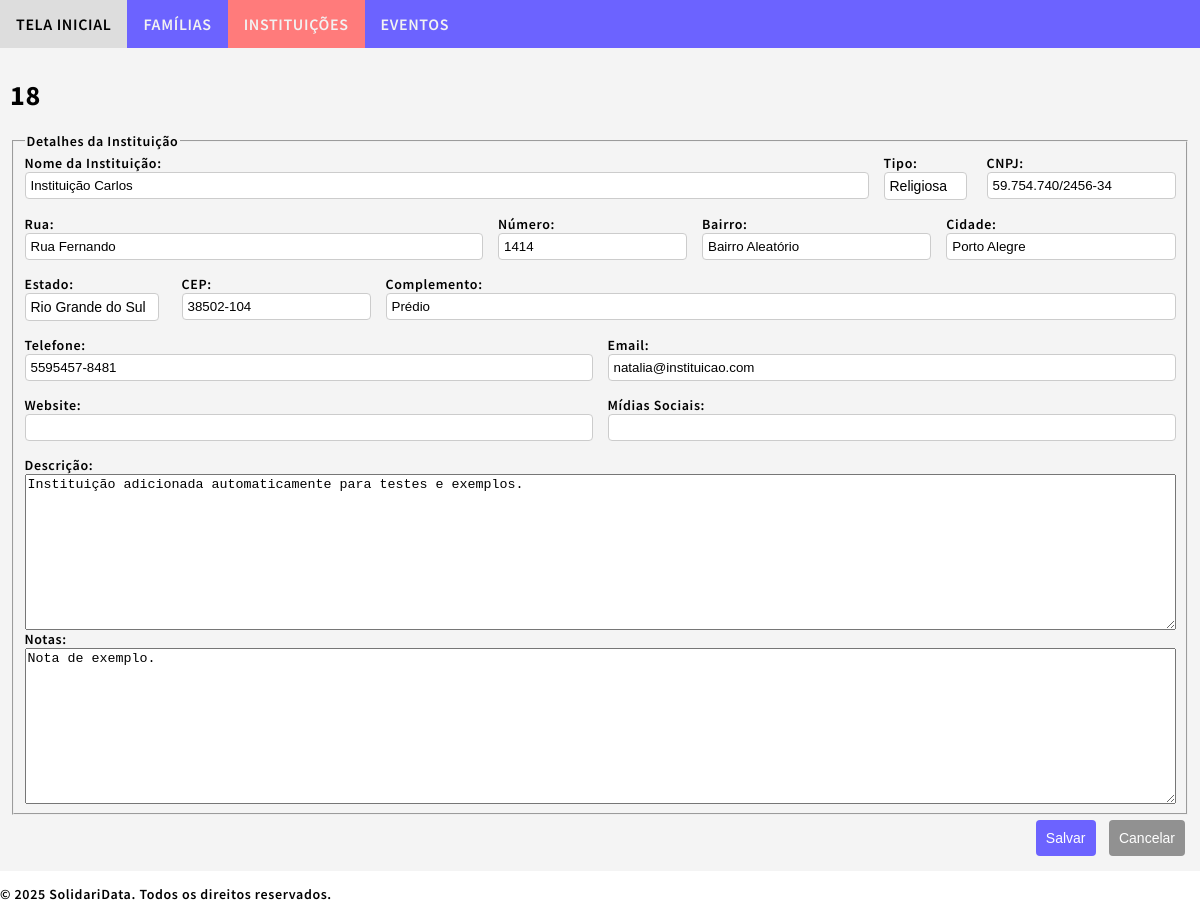
The page /sdata/institutions/18/update/ on the database its author committed.
### sdata/models.py (models this page shows, shortened)
class Institution(models.Model):
    institution_id = models.AutoField(primary_key=True)
    institution_name = models.CharField(max_length=100, db_index=True)
    institution_type = models.CharField(max_length=11, choices=[('comunitária', 'Comunitária'), ('privada', 'Privada'), ('pública', 'Pública'), ('religiosa', 'Religiosa'), ('outra', 'Outra')], blank=True)
    institution_cnpj = models.CharField(max_length=18, unique=True, blank=True)
    institution_address_street = models.CharField(max_length=65)
    institution_address_number = models.CharField(max_length=10)
    institution_address_neighborhood = models.CharField(max_length=65)
    institution_address_city = models.CharField(max_length=65)
    institution_address_state = models.CharField(max_length=2, choices=Family.BRAZILIAN_STATES, blank=True, default='SP')
    institution_address_zipcode = models.CharField(max_length=10, blank=True)
    institution_address_complement = models.CharField(max_length=255, blank=True)
    institution_phone = models.CharField(max_length=15, blank=True)
    institution_email = models.EmailField(blank=True)
    institution_website = models.URLField(blank=True)
    institution_social_media = models.CharField(max_length=255, blank=True)
    institution_description = models.TextField(blank=True)
    institution_note = models.TextField(blank=True)
    institution_created = models.DateTimeField(auto_now_add=True)
    institution_updated = models.DateTimeField(auto_now=True)

### sdata/views.py (the view)
# urls.py: path('sdata/institutions/<int:pk>/update/', views.institution_update, name='institution_update'),
def institution_update(request, pk):
    institution = get_object_or_404(Institution, pk=pk)
    if request.method == "POST":
        institution_form = InstitutionForm(request.POST, instance=institution)
        if institution_form.is_valid():
            institution_form.save()
            return redirect('institution_detail', pk=institution.pk)
    else:
        institution_form = InstitutionForm(instance=institution)
    return render(request, 'sdata/institution_form.html', {
        'form': institution_form,
    })

### sdata/templates/sdata/institution_form.html (shortened to what this page needs)
{% extends "sdata/base.html" %}
{% block content %}
<h1>{{ form.instance.pk|default:"Cadastro de instituição" }}</h1>
<form method="post" class="form-container">
    <fieldset>
        <legend>Detalhes da Instituição</legend>
        <div class="form-row">
            <div class="form-group">
                <label for="institution_name">Nome da Instituição:</label>
                {{ form.institution_name }}
            </div>
            <div class="form-group-1">
                <label for="institution_type">Tipo:</label>
                {{ form.institution_type }}
            </div>
            <div class="form-group-1">
                <label for="institution_cnpj">CNPJ:</label>
                {{ form.institution_cnpj }}
            </div>
        </div>
        <div class="form-row">
            <div class="form-group-2">
                <label for="institution_address_street">Rua:</label>
                {{ form.institution_address_street }}
            </div>
            <div class="form-group-1">
                <label for="institution_address_number">Número:</label>
                {{ form.institution_address_number }}
            </div>
            <div class="form-group">
                <label for="institution_address_neighborhood">Bairro:</label>
                {{ form.institution_address_neighborhood }}
            </div>
            <div class="form-group">
                <label for="institution_address_city">Cidade:</label>
                {{ form.institution_address_city }}
            </div>
        </div>
        <div class="form-row">
            <div class="form-group-1">
                <label for="institution_address_state">Estado:</label>
                {{ form.institution_address_state }}
            </div>
            <div class="form-group-1">
                <label for="institution_address_zipcode">CEP:</label>
                {{ form.institution_address_zipcode }}
            </div>
            <div class="form-group">
                <label for="institution_address_complement">Complemento:</label>
                {{ form.institution_address_complement }}
            </div>
        </div>
        <div class="form-row">
            <div class="form-group">
                <label for="institution_phone">Telefone:</label>
                {{ form.institution_phone }}
            </div>
            <div class="form-group">
                <label for="institution_email">Email:</label>
                {{ form.institution_email }}
            </div>
        </div>
        <div class="form-row">
            <div class="form-group">
                <label for="institution_website">Website:</label>
                {{ form.institution_website }}
            </div>
            <div class="form-group">
                <label for="institution_social_media">Mídias Sociais:</label>
                {{ form.institution_social_media }}
            </div>
        </div>
        <div class="form-group">
            <label for="institution_description">Descrição:</label>
            {{ form.institution_description }}
        </div>
        <div class="form-group">
            <label for="institution_note">Notas:</label>
            {{ form.institution_note }}
        </div>
    </fieldset>
    <div class="form-actions">
        <button type="submit" class="btn-primary">Salvar</button>
        <button type="button" class="btn-secondary" onclick="window.location.href='{% url "institution_list" %}'">Cancelar</button>
    </div>
</form>
{% endblock %}

### sdata/static/sdata/styles.css (style rules this page uses)
body { margin:0; font: 600 14px 'Source Sans Pro', sans-serif; letter-spacing: 0.64px; color: #000000; }
.form-row { display: flex; gap: 15px; margin-bottom: 15px; }
.form-group { flex: 1; display: flex; flex-direction: column; }
.form-group-1 { flex: initial; display: flex; flex-direction: column; }
.form-group-2 { flex: 2; display: flex; flex-direction: column; }
input { width: auto; padding: 5px; border: 1px solid #ccc; border-radius: 4px; }
button { display: inline-block; padding: 10px 10px; margin: 5px 5px; border: none; border-radius: 4px; font-size: 14px; cursor: pointer; transition: 0.5s; }
button.btn-primary { background-color: #6c63ff; color: #fff; }
button.btn-secondary { background-color: #919191; color: #fff; }
select { border: 1px solid #ccc; padding: 5px; border-radius: 4px; font-size: 14px; width: 95%; box-sizing: border-box; background-color: #fff; appearance: none; }
.form-actions { text-align: right; }

### rows shown on the page
Institution: instance.pk "18", institution_name "Instituição Carlos", institution_type "Religiosa", institution_cnpj "59.754.740/2456-34", institution_address_street "Rua Fernando", institution_address_number "1414", institution_address_neighborhood "Bairro Aleatório", institution_address_city "Porto Alegre", institution_address_state "Rio Grande do Sul", institution_address_zipcode "38502-104", institution_address_complement "Prédio", institution_phone "5595457-8481", institution_email "natalia@instituicao.com", institution_description "Instituição adicionada automaticamente para testes e exemplos.", institution_note "Nota de exemplo."
